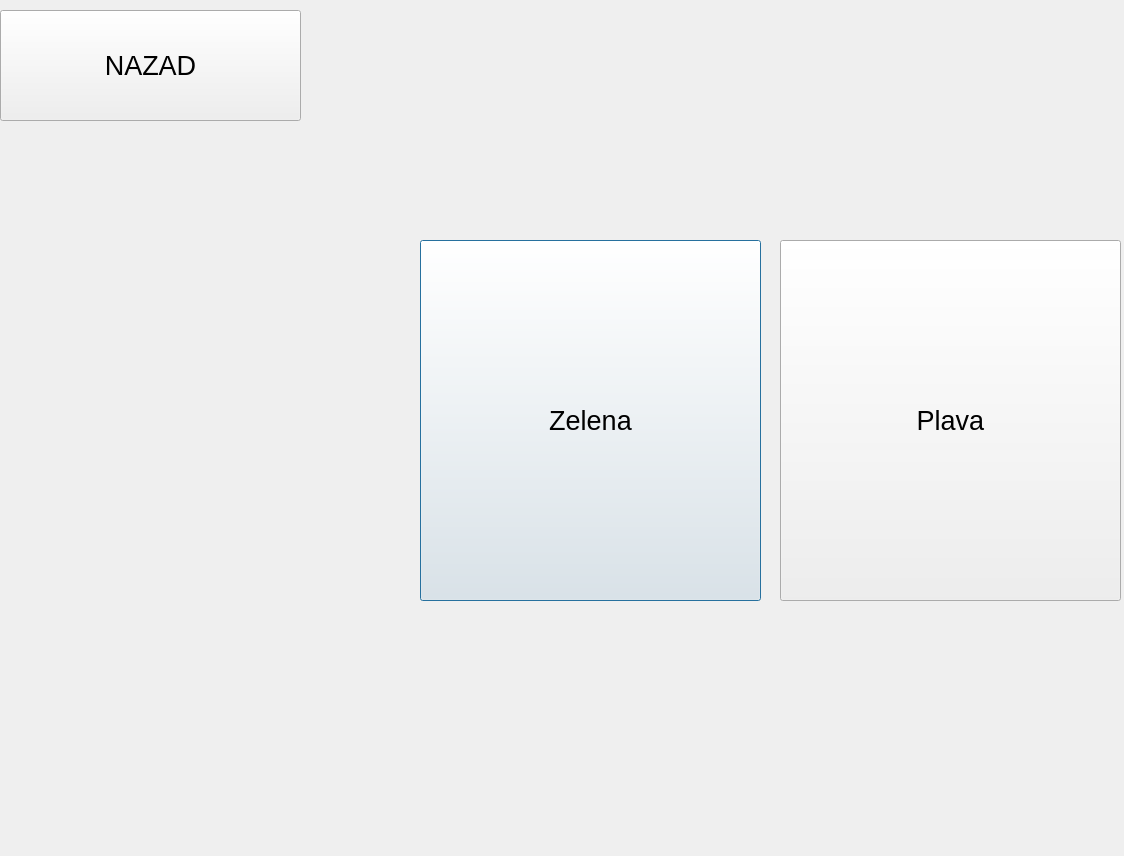
<?xml version="1.0" encoding="UTF-8"?>
<ui version="4.0">
 <class>Dialog</class>
 <widget class="QDialog" name="Dialog">
  <property name="geometry">
   <rect>
    <x>0</x>
    <y>0</y>
    <width>1124</width>
    <height>856</height>
   </rect>
  </property>
  <property name="windowTitle">
   <string>Dialog</string>
  </property>
  <widget class="QPushButton" name="button_zelena">
   <property name="geometry">
    <rect>
     <x>420</x>
     <y>240</y>
     <width>341</width>
     <height>361</height>
    </rect>
   </property>
   <property name="font">
    <font>
     <pointsize>20</pointsize>
    </font>
   </property>
   <property name="text">
    <string>Zelena</string>
   </property>
  </widget>
  <widget class="QPushButton" name="button_plava">
   <property name="geometry">
    <rect>
     <x>780</x>
     <y>240</y>
     <width>341</width>
     <height>361</height>
    </rect>
   </property>
   <property name="font">
    <font>
     <pointsize>20</pointsize>
    </font>
   </property>
   <property name="text">
    <string>Plava</string>
   </property>
  </widget>
  <widget class="QPushButton" name="button_back">
   <property name="geometry">
    <rect>
     <x>0</x>
     <y>10</y>
     <width>301</width>
     <height>111</height>
    </rect>
   </property>
   <property name="font">
    <font>
     <pointsize>20</pointsize>
    </font>
   </property>
   <property name="text">
    <string>NAZAD</string>
   </property>
  </widget>
 </widget>
 <resources/>
 <connections/>
</ui>
